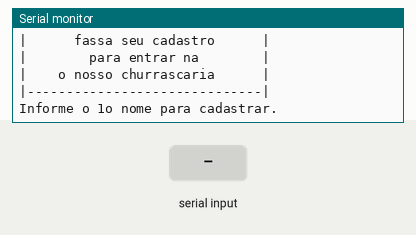
This sketch was run on a simulated Arduino Uno, built with avr-gcc and run on an emulated ATmega328P. Shown: the last lines printed to the serial monitor. The test bench sets the inputs (shaded band).

Above: at 1.2 s.
1.3 s: "90,45\n" received over Serial
At 2.9 s:
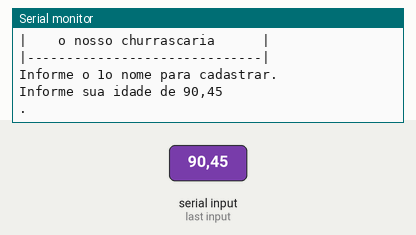
3.8 s: "30,150\n" received over Serial
At 5.2 s:
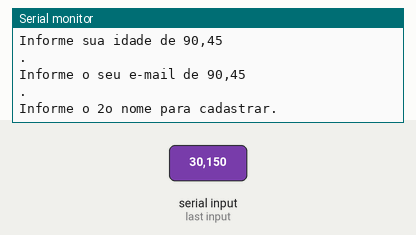
5.3 s: "5\n" received over Serial
At 6.9 s:
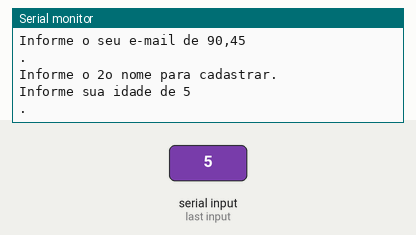
7.8 s: "90\n" received over Serial
At 9.5 s:
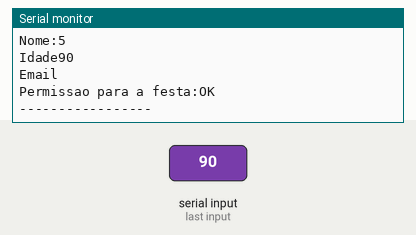

Measured:
- after the input at 1.3 s, the serial monitor: prints a new line after 1.0 s (image 1)
- after the input at 3.8 s, the serial monitor: prints a new line at once (image 2)
- after the input at 5.3 s, the serial monitor: prints a new line after 1.0 s (image 3)
- after the input at 7.8 s, the serial monitor: prints a new line at once (image 4)

The sketch:

cadastro_de_convidados_vetores1.ino
```cpp
// Variáveis globais
/* Cria cada vetor tamanho 4
   fazendo parte do mesmo cadastro
*/

String con[4];
int idade[4];
String emai[4];


void desenhaCabecalho()
{
  Serial.println("|------------------------------|");
  Serial.println("|          Bem vindo,          |");
  Serial.println("|      fassa seu cadastro      |");
  Serial.println("|        para entrar na        |");
  Serial.println("|    o nosso churrascaria      |");
  Serial.println("|------------------------------|");
  Serial.println();
  Serial.println();

  /*
  				OU
    Serial.println("CHURRACÃO DO ZÉ");
    Serial.println();
    Serial.println();
  */
}
void setup()
{
  Serial.begin(9600);
}

void loop()
{
  //Fazer o cabeçalho
  desenhaCabecalho();


  //Cadastrar os dados
  for(int i = 0; i <= 1; i++){

    //Nome do úsuario
    Serial.println("Informe o " + String(i +1) + "o nome para cadastrar.");
    while(!Serial.available());
    con[i] = Serial.readString();

    //Idade
    Serial.println("Informe sua idade de " + con[i] + ".");
    while(!Serial.available());
    idade[i] = Serial.parseInt();

    //Email
    Serial.println("Informe o seu e-mail de " + con[i] + ".");
    while(!Serial.available());
    emai[i] = Serial.readString();

  }

  //Exibir a lista de convidados
  //Obs: só vai para a festa se for maior de idade >= 18

  //criar um for, exibir o print cada um dos arrays
  //pular uma linha
  for(int i = 0; i <= 1;i++){
    if(idade[i] >= 18){
    Serial.println("Nome:" + con[i]);
    Serial.println("Idade" + String(idade[i]));
    Serial.println("Email" + emai[i]);
    Serial.println("Permissao para a festa:" + String(idade[i] >= 18 ? "OK" : "Menor de idade"));
    Serial.println("-----------------");
    Serial.println();
    /*
    if(idade[c] >= 18){
    Serial.println("Voce foi cadastrado");
    Serial.println("Nome:" + con[i]);
    Serial.println("Idade:"  + idade[i]);
    Serial.println("E mail:" + emai[i]);
    }else{
      Serial.println("Que pena. Nao foi cadastrado");
      Serial.println("Nome:"  + con[i]);
      Serial.println("Idade:" + idade[i]);
   	  Serial.println("E mail:" + emai[i]);*/
    }
  }

   delay(2000);
}
```
